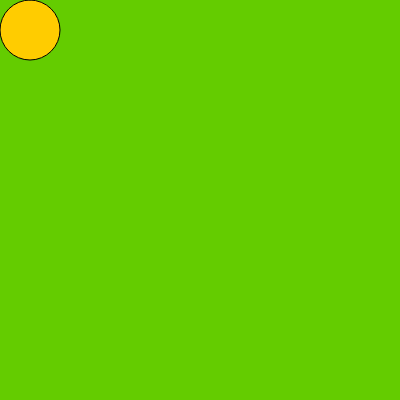
Frame 1 (no input)
Frame 60 (no input): identical to frame 1, image omitted
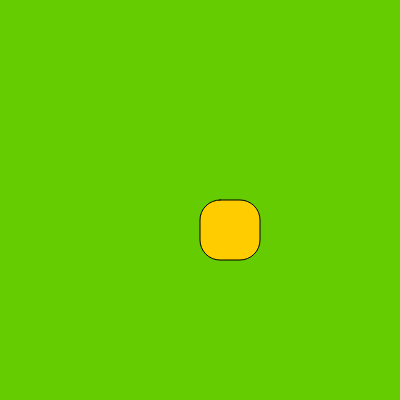
Frame 120 (the mouse pressed at the canvas centre since frame 60)

The p5.js sketch that drew these frames (run headless with seeded random() and noise() and a simulated clock; from frame 60 on, the mouse is pressed at the canvas centre):

// p5.js sketch
// ── sketch.js
let radiusLinks = 40;
let radiusRechts = 0;

function setup() {
  createCanvas(400, 400);
  frameRate(25);
}


function draw() {
  background(100, 204, 0);
  let radius = map(mouseX, 0, 400, radiusLinks, radiusRechts);
  fill(255, 204, 0);
  square(mouseX, mouseY, 60, radius);  
}
